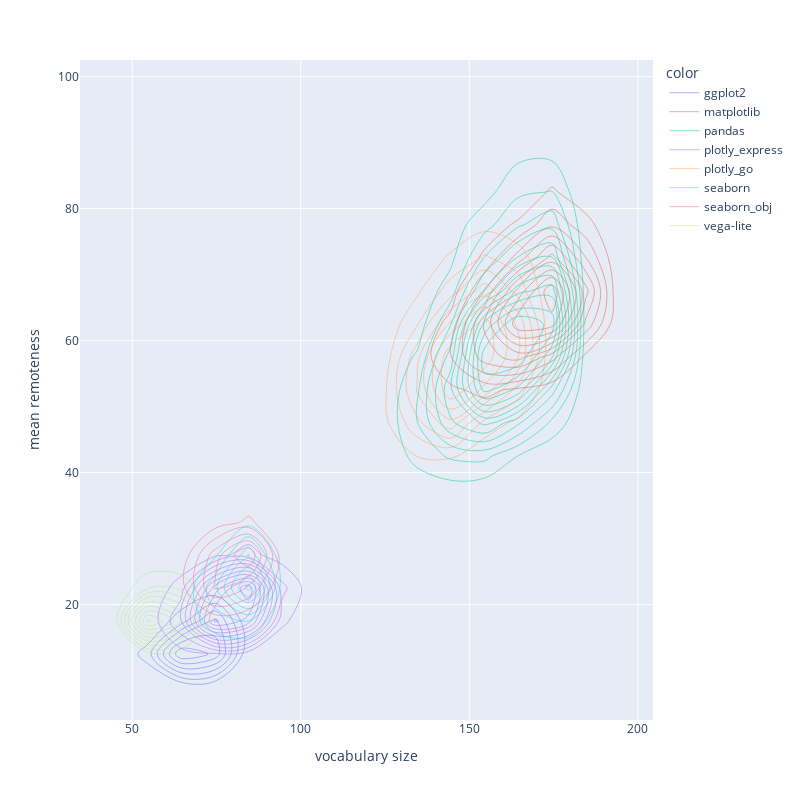

Source (notebook cell):
### Code cell
px.density_contour(x=vocab, y=remoteness, color=notations, width=800, height=800, labels=dict(y='mean remoteness', x='vocabulary size'))

### Figure 1 — Plotly figure (JSON) as saved in the notebook; plotly's stock layout.template omitted (floating-point values rounded to 4 significant figures; data arrays with more than 128 entries replaced by an {"elided": "..."} marker saying what was removed)
{"data": [{"contours": {"coloring": "none"}, "hovertemplate": "color=ggplot2<br>vocabulary size=%{x}<br>mean remoteness=%{y}<br>count=%{z}<extra></extra>", "legendgroup": "ggplot2", "line": {"color": "#636efa"}, "name": "ggplot2", "showlegend": true, "type": "histogram2dcontour", "x": {"elided": "10000 int values"}, "xaxis": "x", "xbingroup": "x", "y": {"elided": "10000 float values"}, "yaxis": "y", "ybingroup": "y"}, {"contours": {"coloring": "none"}, "hovertemplate": "color=matplotlib<br>vocabulary size=%{x}<br>mean remoteness=%{y}<br>count=%{z}<extra></extra>", "legendgroup": "matplotlib", "line": {"color": "#EF553B"}, "name": "matplotlib", "showlegend": true, "type": "histogram2dcontour", "x": {"elided": "10000 int values"}, "xaxis": "x", "xbingroup": "x", "y": {"elided": "10000 float values"}, "yaxis": "y", "ybingroup": "y"}, {"contours": {"coloring": "none"}, "hovertemplate": "color=pandas<br>vocabulary size=%{x}<br>mean remoteness=%{y}<br>count=%{z}<extra></extra>", "legendgroup": "pandas", "line": {"color": "#00cc96"}, "name": "pandas", "showlegend": true, "type": "histogram2dcontour", "x": {"elided": "10000 int values"}, "xaxis": "x", "xbingroup": "x", "y": {"elided": "10000 float values"}, "yaxis": "y", "ybingroup": "y"}, {"contours": {"coloring": "none"}, "hovertemplate": "color=plotly_express<br>vocabulary size=%{x}<br>mean remoteness=%{y}<br>count=%{z}<extra></extra>", "legendgroup": "plotly_express", "line": {"color": "#ab63fa"}, "name": "plotly_express", "showlegend": true, "type": "histogram2dcontour", "x": {"elided": "10000 int values"}, "xaxis": "x", "xbingroup": "x", "y": {"elided": "10000 float values"}, "yaxis": "y", "ybingroup": "y"}, {"contours": {"coloring": "none"}, "hovertemplate": "color=plotly_go<br>vocabulary size=%{x}<br>mean remoteness=%{y}<br>count=%{z}<extra></extra>", "legendgroup": "plotly_go", "line": {"color": "#FFA15A"}, "name": "plotly_go", "showlegend": true, "type": "histogram2dcontour", "x": {"elided": "10000 int values"}, "xaxis": "x", "xbingroup": "x", "y": {"elided": "10000 float values"}, "yaxis": "y", "ybingroup": "y"}, {"contours": {"coloring": "none"}, "hovertemplate": "color=seaborn<br>vocabulary size=%{x}<br>mean remoteness=%{y}<br>count=%{z}<extra></extra>", "legendgroup": "seaborn", "line": {"color": "#19d3f3"}, "name": "seaborn", "showlegend": true, "type": "histogram2dcontour", "x": {"elided": "10000 int values"}, "xaxis": "x", "xbingroup": "x", "y": {"elided": "10000 float values"}, "yaxis": "y", "ybingroup": "y"}, {"contours": {"coloring": "none"}, "hovertemplate": "color=seaborn_obj<br>vocabulary size=%{x}<br>mean remoteness=%{y}<br>count=%{z}<extra></extra>", "legendgroup": "seaborn_obj", "line": {"color": "#FF6692"}, "name": "seaborn_obj", "showlegend": true, "type": "histogram2dcontour", "x": {"elided": "10000 int values"}, "xaxis": "x", "xbingroup": "x", "y": {"elided": "10000 float values"}, "yaxis": "y", "ybingroup": "y"}, {"contours": {"coloring": "none"}, "hovertemplate": "color=vega-lite<br>vocabulary size=%{x}<br>mean remoteness=%{y}<br>count=%{z}<extra></extra>", "legendgroup": "vega-lite", "line": {"color": "#B6E880"}, "name": "vega-lite", "showlegend": true, "type": "histogram2dcontour", "x": {"elided": "10000 int values"}, "xaxis": "x", "xbingroup": "x", "y": {"elided": "10000 float values"}, "yaxis": "y", "ybingroup": "y"}], "layout": {"height": 800, "legend": {"title": {"text": "color"}, "tracegroupgap": 0}, "margin": {"t": 60}, "width": 800, "xaxis": {"anchor": "y", "domain": [0, 1], "title": {"text": "vocabulary size"}}, "yaxis": {"anchor": "x", "domain": [0, 1], "title": {"text": "mean remoteness"}}}}
